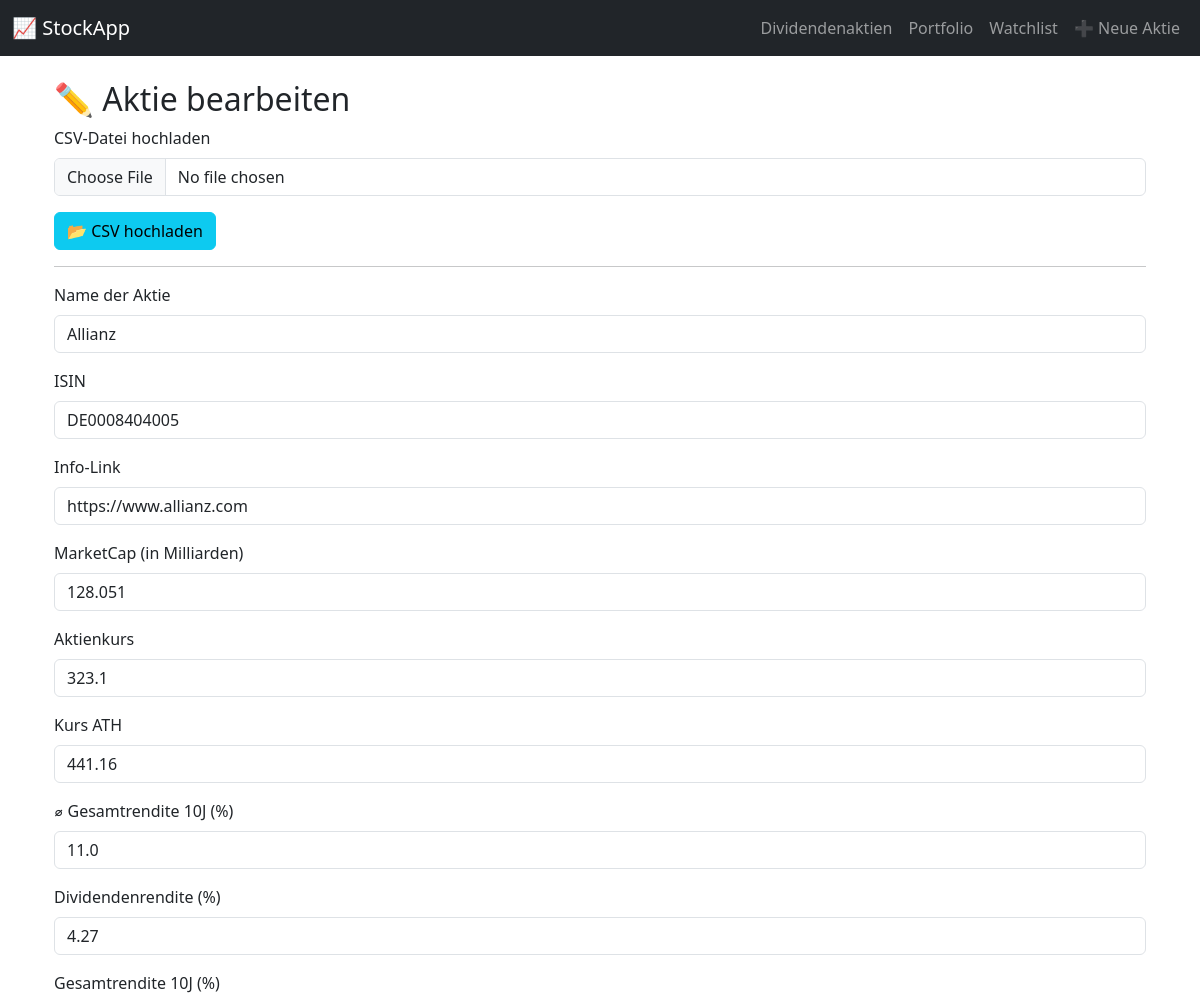
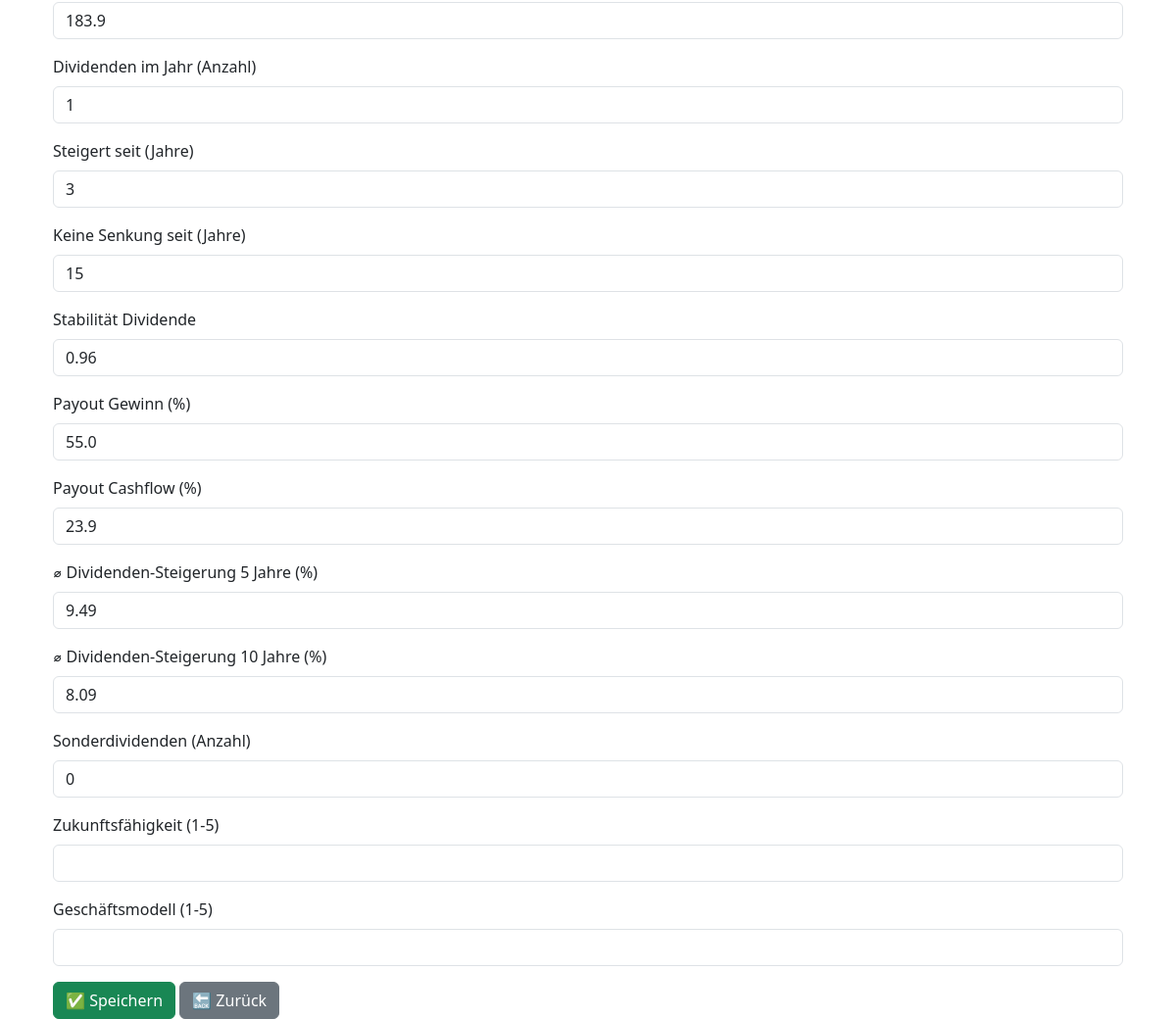
The app's page /dividend-stocks/edit/5 with its own data (2 pictures, top to bottom).
### tables this page shows
CREATE TABLE dividend_stocks (
            id INTEGER PRIMARY KEY AUTOINCREMENT,
            last_updated TEXT NOT NULL,
            stock_name TEXT NOT NULL,
            isin TEXT UNIQUE NOT NULL,
            link TEXT,
            market_cap REAL,
            stock_price REAL,
            ath_price REAL,
            annual_return REAL,
            dividend_yield REAL,
            total_10y_return REAL,
            dividends_per_year INTEGER,
            increasing_since INTEGER,
            no_cut_since INTEGER,
            dividend_stability REAL,
            payout_ratio_profit REAL,
            payout_ratio_cashflow REAL,
            avg_div_growth_5y REAL,
            avg_div_growth_10y REAL,
            special_dividends INTEGER,
            future_viability INTEGER,
            business_model_future INTEGER,
            score REAL
        );

### routes/dividend_stocks.py (the view, shortened to what this page needs)
@bp.route("/edit/<int:stock_id>", methods=["GET", "POST"])
def edit_dividend_stock(stock_id):
    conn = sqlite3.connect(DB_PATH)
    cursor = conn.cursor()
    cursor.execute("SELECT * FROM dividend_stocks WHERE id=?", (stock_id,))
    stock = cursor.fetchone()
    conn.close()
    if stock:
        stock_dict = {desc[0]: value for desc, value in zip(cursor.description, stock)}
        return render_template("dividend_stocks_edit.html", stock=stock_dict)
    flash("⚠️ Aktie nicht gefunden!", "danger")
    return redirect(url_for("dividend_stocks.list_dividend_stocks"))

### templates/dividend_stocks_edit.html
{% extends "base.html" %}
{% block content %}
<div class="container mt-4">
    <h2>✏️ Aktie bearbeiten</h2>
    <form method="POST" action="{{ url_for('dividend_stocks.upload_csv') }}" enctype="multipart/form-data">
        <div class="mb-3">
            <label class="form-label">CSV-Datei hochladen</label>
            <input type="file" class="form-control" name="file">
        </div>
        <button type="submit" class="btn btn-info">📂 CSV hochladen</button>
    </form>
    <hr>
    <form method="POST">
        <div class="mb-3">
            <label class="form-label">Name der Aktie</label>
            <input type="text" class="form-control" name="stock_name" value="{{ stock.stock_name }}" required>
        </div>
        <div class="mb-3">
            <label class="form-label">ISIN</label>
            <input type="text" class="form-control" name="isin" value="{{ stock.isin }}" required>
        </div>
        <div class="mb-3">
            <label class="form-label">Info-Link</label>
            <input type="url" class="form-control" name="link" value="{{ stock.link }}">
        </div>
        <div class="mb-3">
            <label class="form-label">MarketCap (in Milliarden)</label>
            <input type="number" step="0.1" class="form-control" name="market_cap" value="{{ stock.market_cap }}">
        </div>
        <div class="mb-3">
            <label class="form-label">Aktienkurs</label>
            <input type="number" step="0.01" class="form-control" name="stock_price" value="{{ stock.stock_price }}">
        </div>
        <div class="mb-3">
            <label class="form-label">Kurs ATH</label>
            <input type="number" step="0.01" class="form-control" name="ath_price" value="{{ stock.ath_price }}">
        </div>
        <div class="mb-3">
            <label class="form-label">⌀ Gesamtrendite 10J (%)</label>
            <input type="number" step="0.1" class="form-control" name="annual_return" value="{{ stock.annual_return }}">
        </div>
        <div class="mb-3">
            <label class="form-label">Dividendenrendite (%)</label>
            <input type="number" step="0.01" class="form-control" name="dividend_yield" value="{{ stock.dividend_yield }}">
        </div>
        <div class="mb-3">
            <label class="form-label">Gesamtrendite 10J (%)</label>
            <input type="number" step="0.1" class="form-control" name="total_10y_return" value="{{ stock.total_10y_return }}">
        </div>
        <div class="mb-3">
            <label class="form-label">Dividenden im Jahr (Anzahl)</label>
            <input type="number" class="form-control" name="dividends_per_year" value="{{ stock.dividends_per_year }}">
        </div>
        <div class="mb-3">
            <label class="form-label">Steigert seit (Jahre)</label>
            <input type="number" class="form-control" name="increasing_since" value="{{ stock.increasing_since }}">
        </div>
        <div class="mb-3">
            <label class="form-label">Keine Senkung seit (Jahre)</label>
            <input type="number" class="form-control" name="no_cut_since" value="{{ stock.no_cut_since }}">
        </div>
        <div class="mb-3">
            <label class="form-label">Stabilität Dividende</label>
            <input type="number" step="0.01" class="form-control" name="dividend_stability" value="{{ stock.dividend_stability }}">
        </div>
        <div class="mb-3">
            <label class="form-label">Payout Gewinn (%)</label>
            <input type="number" step="0.1" class="form-control" name="payout_ratio_profit" value="{{ stock.payout_ratio_profit }}">
        </div>
        <div class="mb-3">
            <label class="form-label">Payout Cashflow (%)</label>
            <input type="number" step="0.1" class="form-control" name="payout_ratio_cashflow" value="{{ stock.payout_ratio_cashflow }}">
        </div>
        <div class="mb-3">
            <label class="form-label">⌀ Dividenden-Steigerung 5 Jahre (%)</label>
            <input type="number" step="0.1" class="form-control" name="avg_div_growth_5y" value="{{ stock.avg_div_growth_5y }}">
        </div>
        <div class="mb-3">
            <label class="form-label">⌀ Dividenden-Steigerung 10 Jahre (%)</label>
            <input type="number" step="0.1" class="form-control" name="avg_div_growth_10y" value="{{ stock.avg_div_growth_10y }}">
        </div>
        <div class="mb-3">
            <label class="form-label">Sonderdividenden (Anzahl)</label>
            <input type="number" class="form-control" name="special_dividends" value="{{ stock.special_dividends }}">
        </div>
        <div class="mb-3">
            <label class="form-label">Zukunftsfähigkeit (1-5)</label>
            <input type="number" class="form-control" name="future_viability" value="{{ form_data.get('future_viability', '') if form_data else '' }}">
        </div>
        <div class="mb-3">
            <label class="form-label">Geschäftsmodell (1-5)</label>
            <input type="number" class="form-control" name="business_model_future" value="{{ form_data.get('business_model_future', '') if form_data else '' }}">
        </div>
        <button type="submit" class="btn btn-success">✅ Speichern</button>
        <a href="{{ url_for('dividend_stocks.list_dividend_stocks') }}" class="btn btn-secondary">🔙 Zurück</a>
    </form>
</div>
{% endblock %}

### templates/base.html (shortened to what this page needs)
<!DOCTYPE html>
<html lang="de">
<head>
    <link href="https://cdn.jsdelivr.net/npm/bootstrap@5.3.0/dist/css/bootstrap.min.css" rel="stylesheet">
    <link rel="stylesheet" href="{{ url_for('static', filename='css/style.css') }}">
</head>
<body>
    <nav class="navbar navbar-expand-lg navbar-dark bg-dark">
        <div class="container-fluid">
            <a class="navbar-brand" href="{{ url_for('home') }}">📈 StockApp</a>
            <ul class="navbar-nav">
                <li class="nav-item"><a class="nav-link" href="{{ url_for('dividend_stocks.list_dividend_stocks') }}">Dividendenaktien</a></li>
                <li class="nav-item"><a class="nav-link" href="{{ url_for('portfolio') }}">Portfolio</a></li>
                <li class="nav-item"><a class="nav-link" href="{{ url_for('watchlist') }}">Watchlist</a></li>
                <li class="nav-item"><a class="nav-link" href="{{ url_for('add_watchlist') }}">➕ Neue Aktie</a></li>
            </ul>
        </div>
    </nav>
    <div class="container mt-4">
        {% block content %}{% endblock %}
    </div>
</body>
</html>

### records on screen
dividend_stocks: stock_name "Allianz", isin "DE0008404005", link "https://www.allianz.com", market_cap "128.051", stock_price "323.1", ath_price "441.16", annual_return "11.0", dividend_yield "4.27", total_10y_return "183.9", dividends_per_year "1", increasing_since "3", no_cut_since "15", dividend_stability "0.96", payout_ratio_profit "55.0", payout_ratio_cashflow "23.9", avg_div_growth_5y "9.49", avg_div_growth_10y "8.09", special_dividends "0"
